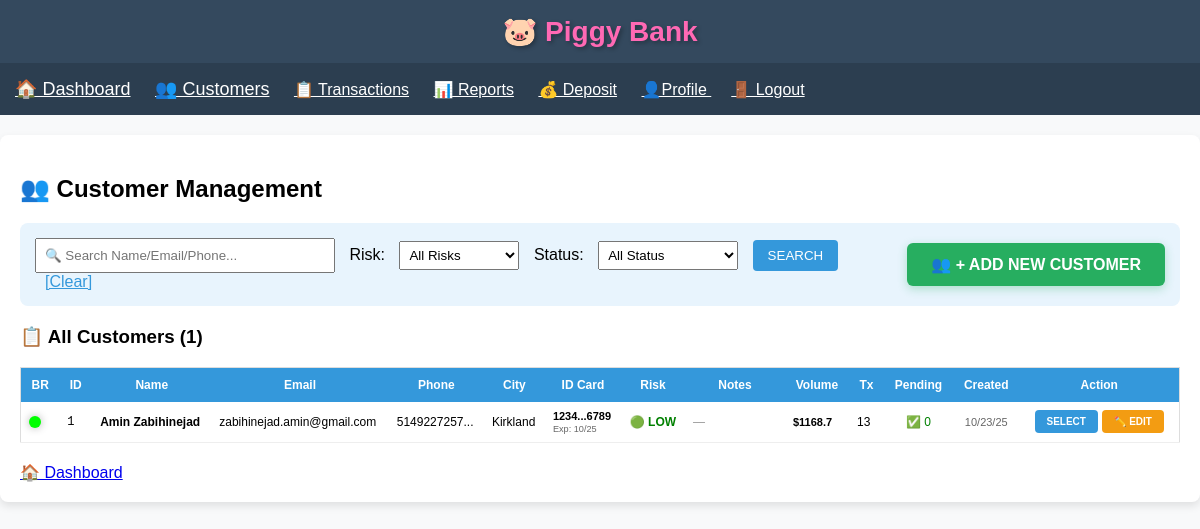
The app's page /customers (signed in) with its own data.
### app.py (models this page shows)
class Client(db.Model):
    id = db.Column(db.Integer, primary_key=True)
    first_name = db.Column(db.String(100), nullable=False)
    last_name = db.Column(db.String(100), nullable=False)
    email = db.Column(db.String(120), nullable=False)
    phone = db.Column(db.String(20), nullable=False)
    apartment = db.Column(db.String(20))
    civic_number = db.Column(db.String(20), nullable=False)
    street = db.Column(db.String(200), nullable=False)
    city = db.Column(db.String(100), nullable=False)
    province = db.Column(db.String(10), nullable=False)
    postal_code = db.Column(db.String(10), nullable=False)
    risk_level = db.Column(db.String(20), default='low risk')
    notes = db.Column(db.Text)
    created_at = db.Column(db.DateTime, default=datetime.utcnow)
    id1_type = db.Column(db.String(50))
    id1_issued_by = db.Column(db.String(100))
    id1_number = db.Column(db.String(50))
    id1_expiry_date = db.Column(db.Date)
    id2_type = db.Column(db.String(50))
    id2_issued_by = db.Column(db.String(100))
    id2_number = db.Column(db.String(50))
    id2_expiry_date = db.Column(db.Date)
    id3_type = db.Column(db.String(50))
    id3_issued_by = db.Column(db.String(100))
    id3_number = db.Column(db.String(50))
    id3_expiry_date = db.Column(db.Date)
    transactions = db.relationship('Transaction', backref='client', lazy=True)

### app.py (the view)
@app.route('/customers', methods=['GET', 'POST'])
def customers():
    if 'user_id' not in session:
        flash('🔒 Please log in first!')
        return redirect(url_for('login'))
    print(f"🔍 Customers page - loading {Client.query.count()} total clients")
    return render_template('customers.html',
                           clients_data=calculate_clients_data(),
                           request=request,
                           form_data={},
                           now=datetime.utcnow().date())

### app.py (called while the page is built, shortened)
def interpolate_color(volume):
    min_volume = 3000
    max_volume = 10000
    if volume < min_volume:
        return "#00FF00"

def convert_to_usd(amount, currency):
    rates = {'CAD': 0.72, 'EUR': 1.08, 'GBP': 1.30, 'IRR': 0.000024}
    return amount * rates.get(currency, 1.0)

### templates/customers.html (shortened to what this page needs)
{% extends "base.html" %}
{% block content %}
<h2>👥 Customer Management</h2>
<div style="background:#e8f4fd; padding:15px; border-radius:8px; margin-bottom:20px;">
    <div style="display: flex; justify-content: space-between; align-items: center; flex-wrap: wrap; gap: 15px;">
        <form method="GET" style="display: inline; flex: 1; min-width: 600px;">
            <input type="text" name="search" placeholder="🔍 Search Name/Email/Phone..."
                   value="{{ request.args.get('search', '') }}" style="width:300px; padding:8px; margin-right:10px;">
            Risk: <select name="risk_level" style="margin:0 10px; padding:5px; width:120px;">
                <option value="">All Risks</option>
            </select>
            Status: <select name="tx_status" style="margin:0 10px; padding:5px; width:140px;">
                <option value="">All Status</option>
            </select>
            <input type="submit" value="SEARCH" style="padding:8px 15px; background:#3498db; color:white; border:none; border-radius:4px;">
            <a href="{{ url_for('customers') }}" style="margin-left:10px; color:#3498db;">[Clear]</a>
        </form>
        <a href="{{ url_for('edit_client', client_id='new') }}"
           style="background:#27ae60; color:white; padding:12px 24px; text-decoration:none; border-radius:6px; font-weight:bold; font-size:16px; box-shadow:0 3px 10px rgba(39,174,96,0.3);">
           👥 + ADD NEW CUSTOMER
        </a>
    </div>
</div>
<h3>📋 All Customers ({{ clients_data|length }})</h3>
<table style="width:100%; border-collapse:collapse; font-size:12px; border:1px solid #ddd;">
    <tr style="background:#3498db; color:white;">
        <th style="padding:10px;">BR</th>
        <th style="padding:10px;">ID</th>
        <th style="padding:10px;">Name</th>
        <th style="padding:10px;">Email</th>
        <th style="padding:10px;">Phone</th>
        <th style="padding:10px;">City</th>
        <th style="padding:10px;">ID Card</th>
        <th style="padding:10px;">Risk</th>
        <th style="padding:10px; width:100px;">Notes</th>
        <th style="padding:10px;">Volume</th>
        <th style="padding:10px;">Tx</th>
        <th style="padding:10px;">Pending</th>
        <th style="padding:10px;">Created</th>
        <th style="padding:10px; width:160px;">Action</th>
    </tr>
    {% for data in clients_data %}
    <tr style="border-bottom:1px solid #eee; {% if data.client.risk_level == 'high risk' or data.client.risk_level == 'on hold' %}background:#fff5f5;{% endif %}">
        <td style="padding:8px;"><span class="led-indicator" style="background-color: {{ data.led_color }};" title="Business Relation: ${{ '%.2f'|format(data.total_volume_usd) }} over past 6 months"></span></td>
        <td style="padding:8px; font-family:monospace;">{{ data.client.id }}</td>
        <td style="padding:8px;"><strong>{{ data.client.first_name }} {{ data.client.last_name }}</strong></td>
        <td style="padding:8px;">{{ data.client.email or '—' }}</td>
        <td style="padding:8px;">{{ data.client.phone[:12] }}...</td>
        <td style="padding:8px;">{{ data.client.city or '—' }}</td>
        <td style="padding:8px; font-size:11px;">
            {% if data.client.id1_number or data.client.id2_number or data.client.id3_number %}
                {% if data.client.id1_number %}
                    <strong>{{ data.client.id1_number[:4] }}...{{ data.client.id1_number[-4:] }}</strong>
                    {% if data.client.id1_expiry_date %}
                        <br><small style="{% if data.client.id1_expiry_date and data.client.id1_expiry_date < now %}color:red;{% else %}color:#666;{% endif %}">
                            Exp: {{ data.client.id1_expiry_date.strftime('%m/%y') }}
                        </small>
                    {% endif %}
                {% elif data.client.id2_number %}
                    <strong>{{ data.client.id2_number[:4] }}...{{ data.client.id2_number[-4:] }}</strong>
                {% elif data.client.id3_number %}
                    <strong>{{ data.client.id3_number[:4] }}...{{ data.client.id3_number[-4:] }}</strong>
                {% endif %}
            {% else %}
                <span style="color:#999;">—</span>
            {% endif %}
        </td>
        <td style="padding:8px; text-align:center; font-weight:bold;">
            {% if data.client.risk_level == 'low risk' %}<span style="color:green;">🟢 LOW</span>
            {% elif data.client.risk_level == 'medium risk' %}<span style="color:orange;">🟡 MED</span>
            {% elif data.client.risk_level == 'high risk' %}<span style="color:red;">🟠 HIGH</span>
            {% else %}<span style="color:red;">🔴 HOLD</span>{% endif %}
        </td>
        <td style="padding:8px;">
            {% if data.client.notes %}
                <div style="height:25px; overflow-y:auto; border:1px solid #ddd; padding:2px; background:#f9f9f9; font-size:9px; border-radius:3px;">
                    {{ data.client.notes[:60] }}{% if data.client.notes|length > 60 %}...{% endif %}
                </div>
            {% else %}
                <span style="color:#999; font-style:italic;">—</span>
            {% endif %}
        </td>
        <td style="padding:8px; font-weight:bold; font-size:11px;">${{ "%.1f"|format(data.total_volume_usd) }}</td>
        <td style="padding:8px;">{{ data.transactions_list|length }}</td>
        <td style="padding:8px; text-align:center;">
            {% set pending_tx = data.transactions_list|selectattr('status', 'equalto', 'pending')|list %}
            {% if pending_tx|length > 0 %}
                <span style="color:red; font-weight:bold;">🚨 {{ pending_tx|length }}</span>
            {% else %}
                <span style="color:green;">✅ 0</span>
            {% endif %}
        </td>
        <td style="padding:8px; font-size:11px; text-align:center; color:#666;">
            {{ data.client.created_at.strftime('%m/%d/%y') }}
        </td>
        <td style="padding:8px;">
            <div style="display: flex; gap: 4px; justify-content: center;">
                <a href="{{ url_for('select_customer', client_id=data.client.id) }}"
                   style="background:#3498db; color:white; padding:6px 12px; text-decoration:none; border-radius:4px; font-size:10px; font-weight:bold; white-space: nowrap;">SELECT</a>
                <a href="{{ url_for('edit_client', client_id=data.client.id) }}"
                   style="background:#f39c12; color:white; padding:6px 12px; text-decoration:none; border-radius:4px; font-size:10px; font-weight:bold; white-space: nowrap;">✏️ EDIT</a>
            </div>
        </td>
    </tr>
    {% endfor %}
</table>
<div style="margin-top:20px;">
    <a href="{{ url_for('index') }}" style="font-size:16px;">🏠 Dashboard</a>
</div>
{% endblock %}

### templates/base.html (style rules this page uses)
* { box-sizing: border-box; }
body { font-family: Arial; margin: 0; padding: 0; background: #f8f9fa; }

### templates/customers.html (style rules this page uses)
.led-indicator { display: inline-block; width: 12px; height: 12px; border-radius: 50%; box-shadow: 0 0 8px rgba(0, 0, 0, 0.3); vertical-align: middle; margin-right: 5px; }

### records on screen
Client: client.id "1", client.first_name "Amin", client.last_name "Zabihinejad", client "zabihinejad.amin@gmail.com", client "5149227257", client "Kirkland", client "1234", client "6789", client.id1_expiry_date "10/25", client.created_at "10/23/25"

### other values on screen
{{ clients_data|length }} "1"
{{ "%.1f"|format(data.total_volume_usd) }} "1168.7"
{{ data.transactions_list|length }} "13"
